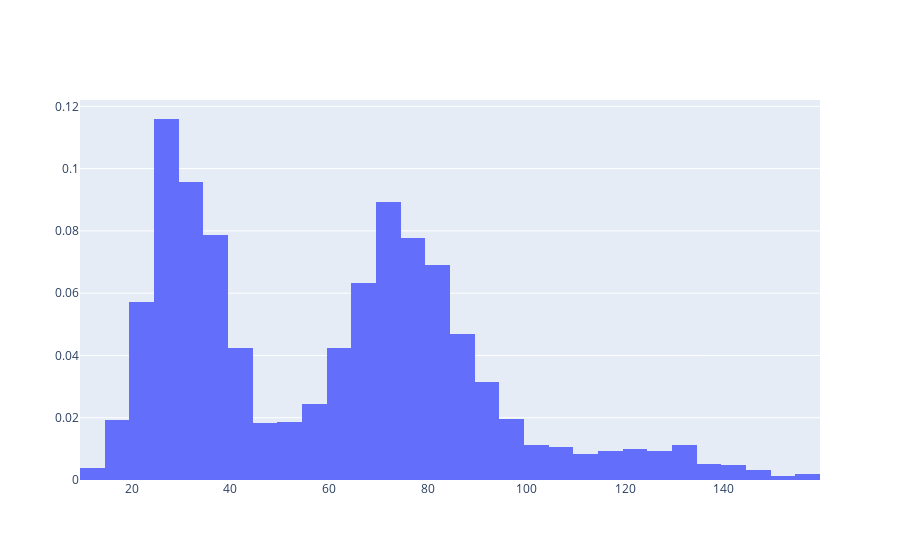

The cell this chart's notebook holds for it:
### Code cell
data = [dataset[f] for f in train_files + test_files + val_files]
summarize(data)

### Figure 1 — Plotly figure (JSON) as saved in the notebook; plotly's stock layout.template omitted (floating-point values rounded to 4 significant figures; data arrays with more than 128 entries replaced by an {"elided": "..."} marker saying what was removed)
{"data": [{"histnorm": "probability", "name": "Sequence Lengths", "type": "histogram", "x": {"elided": "2139 int values"}}], "layout": {}}
